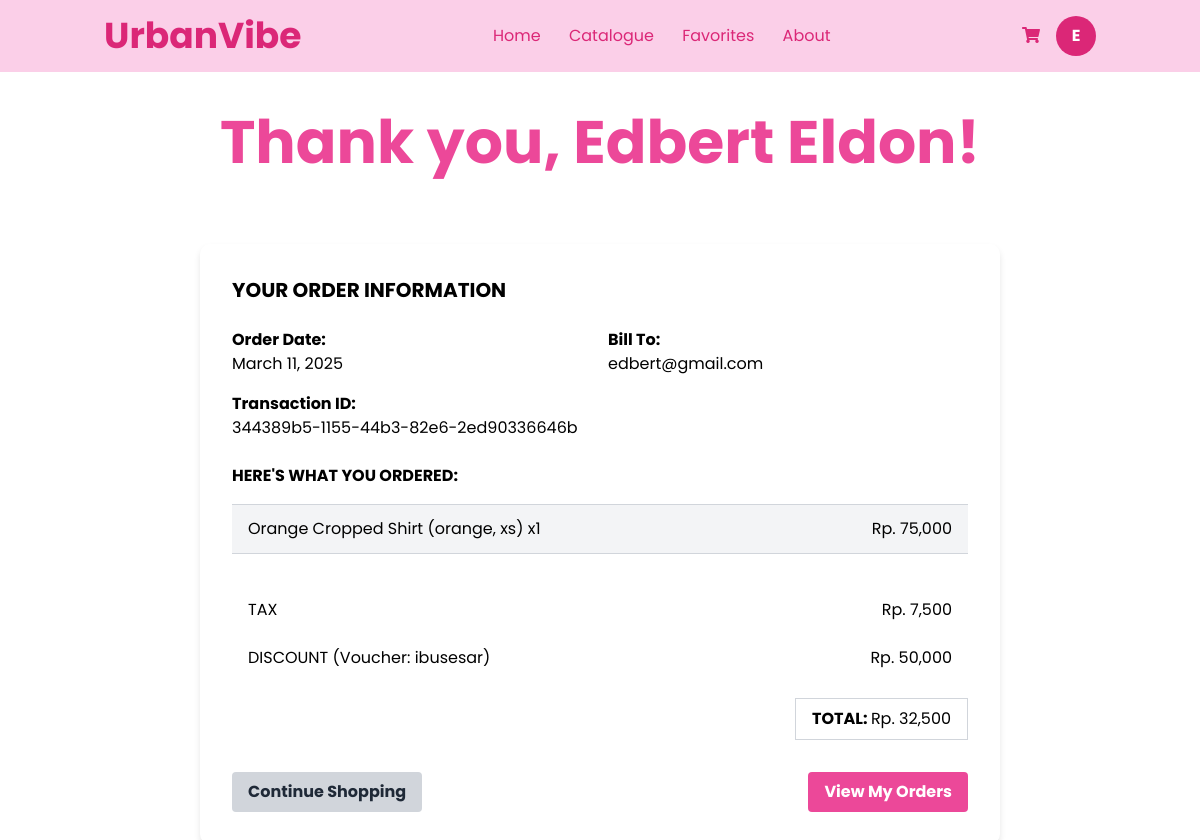
Screenshot of /invoice/ (signed in) with the database file from the repository.
### WebPage/models.py (models this page shows, shortened)
class CustomUser(AbstractBaseUser):
    email = models.EmailField(unique=True)
    USERNAME_FIELD = 'email'
    REQUIRED_FIELDS = []
    full_name = models.CharField(max_length=255)
    phone_number = models.CharField(max_length=15, blank=True, null=True)
    address = models.TextField(blank=True, null=True)
    objects = CustomUserManager()

class Order(models.Model):
    ORDER_STATUS = (
        ('pending', 'Pending'),
        ('processing', 'Processing'),
        ('completed', 'Completed'),
        ('cancelled', 'Cancelled'),
    )
    user = models.ForeignKey(settings.AUTH_USER_MODEL, on_delete=models.CASCADE, null=True, blank=True)
    date_ordered = models.DateTimeField(auto_now_add=True)
    complete = models.BooleanField(default=False)
    transaction_id = models.CharField(max_length=100, null=True, blank=True)
    status = models.CharField(max_length=20, choices=ORDER_STATUS, default='pending')
    voucher_code = models.CharField(max_length=20, null=True, blank=True)
    discount_amount = models.IntegerField(default=0)
    @property
    def get_cart_total(self):
        orderitems = self.orderitem_set.all()
        total = sum([item.get_total for item in orderitems])
        return total
    @property
    def get_final_total(self):
        total = self.get_cart_total
        tax = int(total * 0.10)  # 10% tax
        final_total = total + tax - self.discount_amount
        return final_total, tax

class OrderItem(models.Model):
    PRODUCT_TYPE_CHOICES = (
        ('fashion', 'Fashion'),
        ('beauty', 'Beauty'),
        ('accessories', 'Accessories'),
    )
    order = models.ForeignKey(Order, on_delete=models.CASCADE)
    product_type = models.CharField(max_length=20, choices=PRODUCT_TYPE_CHOICES)
    product_id = models.IntegerField()
    quantity = models.IntegerField(default=1)
    date_added = models.DateTimeField(auto_now_add=True)
    color = models.CharField(max_length=20, null=True, blank=True)
    size = models.CharField(max_length=10, null=True, blank=True)
    @property
    def get_product(self):
        try:
            if self.product_type == 'fashion':
                return Fashion.objects.get(product_id=self.product_id)
            elif self.product_type == 'beauty':
                return Beauty.objects.get(product_id=self.product_id)
            elif self.product_type == 'accessories':
                return Accessories.objects.get(product_id=self.product_id)
        except (Fashion.DoesNotExist, Beauty.DoesNotExist, Accessories.DoesNotExist):
            return None
        return None
    @property
    def get_total(self):
        product = self.get_product
        return product.price * self.quantity if product else 0

class Product(models.Model):
    product_id = models.AutoField(primary_key=True)
    name = models.CharField(max_length=255)
    description = models.TextField()
    price = models.PositiveIntegerField()
    stock = models.PositiveIntegerField()
    class Meta:
        abstract = True

class Fashion(Product):
    sub_category = models.CharField(max_length=20, choices=FashionSubCategory.choices)
    color = MultiSelectField(choices=COLOR_CHOICES, max_length=100)  # Allows multiple colors
    size = MultiSelectField(choices=SIZE_CHOICES, max_length=50)  # Allows multiple sizes
    fashion_type = models.CharField(max_length=15, null=True, blank=True, choices=FashionType.choices)

### WebPage/views.py (the view)
# urls.py: path('invoice/', views.invoice, name='invoice'),
def invoice(request):
    if request.user.is_authenticated:
        order = Order.objects.filter(
            user=request.user,
            complete=True
        ).order_by('-date_ordered').first()
        if order:
            items = order.orderitem_set.all()
            final_total, tax = order.get_final_total
            context = {
                'order': order,
                'items': items,
                'tax': tax,
                'total': final_total
            }
            return render(request, 'WebPage/invoice.html', context)
    return render(request, 'WebPage/invoice.html')

### templates/WebPage/invoice.html (shortened to what this page needs)
{% extends 'base.html' %}
{% load static %}
{% load humanize %}
{% block content %}
<!DOCTYPE html>
<html lang="en">
<head>
    <link rel="stylesheet" href="{% static 'assets/css/styles.css' %}">
    <script src="https://cdn.tailwindcss.com"></script>
    <link rel="stylesheet" href="https://cdnjs.cloudflare.com/ajax/libs/font-awesome/5.15.3/css/all.min.css"/>
</head>
<body data-authenticated="{% if user.is_authenticated %}true{% else %}false{% endif %}">
    <main class="min-h-screen">
        <div class="text-center py-10">
            <h1 class="text-6xl font-bold text-pink-500">Thank you{% if user.is_authenticated %}, {{ user.full_name|default:user.email }}{% endif %}!</h1>
        </div>
        <div class="order-container">
            <h2 class="text-xl font-bold mb-6">YOUR ORDER INFORMATION</h2>
            <div class="grid grid-cols-2 gap-4 mb-6">
                <div>
                    <p class="font-bold">Order Date:</p>
                    <p id="orderDate">
                        {% if order.date_ordered %}
                            {{ order.date_ordered|date:"F d, Y" }}
                        {% else %}
                            <span id="js-date">Loading date...</span>
                        {% endif %}
                    </p>
                </div>
                <div>
                    <p class="font-bold">Bill To:</p>
                    <p>{% if user.is_authenticated %}{{ user.email }}{% else %}<span id="js-email">Guest</span>{% endif %}</p>
                </div>
                {% if order.transaction_id %}
                <div>
                    <p class="font-bold">Transaction ID:</p>
                    <p>{{ order.transaction_id }}</p>
                </div>
                {% endif %}
            </div>
            <h3 class="font-bold mb-4">HERE'S WHAT YOU ORDERED:</h3>
            <div class="mb-4" id="orderItems">
                {% if items %}
                    {% for item in items %}
                        <div class="{% if forloop.first %}border-t{% endif %} border-b border-gray-300 py-3 flex justify-between items-center {% if forloop.first %}bg-gray-100{% endif %} px-4">
                            <p>
                                {{ item.get_product.name }}
                                {% if item.color or item.size %}
                                    ({% if item.color %}{{ item.color|lower }}{% endif %}{% if item.color and item.size %}, {% endif %}{% if item.size %}{{ item.size|lower }}{% endif %})
                                {% endif %}
                                x{{ item.quantity }}
                            </p>
                            <p>Rp. {{ item.get_total|floatformat:"0"|intcomma }}</p>
                        </div>
                    {% endfor %}
                    <div class="h-8"></div>
                    <div class="py-3 flex justify-between items-center px-4">
                        <p>TAX</p>
                        <p id="taxAmount">Rp. {{ tax|floatformat:"0"|intcomma }}</p>
                    </div>
                    {% if order.discount_amount > 0 %}
                    <div class="py-3 flex justify-between items-center px-4">
                        <p id="discountLabel">
                            DISCOUNT{% if order.voucher_code %} (Voucher: {{ order.voucher_code }}){% endif %}
                        </p>
                        <p id="discountAmount">Rp. {{ order.discount_amount|floatformat:"0"|intcomma }}</p>
                    </div>
                    {% endif %}
                {% else %}
                    <div id="client-items">
                    </div>
                {% endif %}
            </div>
            <div class="order-summary">
                <div class="border border-gray-300 inline-block px-4 py-2">
                    <p id="totalAmount">
                        <span class="font-bold">TOTAL: </span>
                        {% if total %}
                            Rp. {{ total|floatformat:"0"|intcomma }}
                        {% else %}
                            <span id="js-total">Calculating...</span>
                        {% endif %}
                    </p>
                </div>
            </div>
            <div class="mt-8 flex justify-between">
                <a href="{% url 'catalogue' %}" class="bg-gray-300 hover:bg-gray-400 text-gray-800 font-bold py-2 px-4 rounded">
                    Continue Shopping
                </a>
                {% if user.is_authenticated %}
                <a href="{% url 'profile' %}" class="bg-pink-500 hover:bg-pink-600 text-white font-bold py-2 px-4 rounded">
                    View My Orders
                </a>
                {% endif %}
            </div>
        </div>
    </main>
</body>
</html>
{% endblock %}

### templates/base.html (shortened to what this page needs)
{% load static %}
<!DOCTYPE html>
<html lang="en">
<head>
    <link rel="stylesheet" href="{% static 'assets/css/styles.css' %}">
    <script src="https://cdn.tailwindcss.com"></script>
    <link rel="stylesheet" href="https://cdnjs.cloudflare.com/ajax/libs/font-awesome/5.15.3/css/all.min.css"/>
</head>
<body>
    <header class="bg-pink-200 py-4">
        <div class="container mx-auto flex justify-between items-center px-4">
            <a class="text-4xl font-bold text-pink-600" href="{% url 'index' %}">
                UrbanVibe
            </a>
            <nav class="space-x-6">
                <a class="text-pink-600 hover:text-pink-800" href="{% url 'index' %}">Home</a>
                <a class="text-pink-600 hover:text-pink-800" href="{% url 'catalogue' %}">Catalogue</a>
                <a class="text-pink-600 hover:text-pink-800" href="{% url 'favorites' %}">Favorites</a>
                <a class="text-pink-600 hover:text-pink-800" href="{% url 'about_us' %}">About</a>
            </nav>
            <div class="flex items-center space-x-4">
                <a href="{% url 'shoppingcart' %}">
                    <i class="fas fa-shopping-cart text-pink-600"></i>
                </a>
                {% if user.is_authenticated %}
                    <a href="{% url 'profile' %}" class="w-10 h-10 rounded-full bg-pink-600 flex items-center justify-center text-white font-bold">
                        {{ user.full_name|slice:":1" }}
                    </a>
                {% else %}
                    <a href="{% url 'login' %}" class="bg-white text-pink-600 border border-pink-600 px-4 py-2 rounded-full hover:bg-pink-600 hover:text-white">
                        Get Started
                    </a>
                {% endif %}
            </div>
        </div>
    </header>
    <main class="min-h-screen mx-auto max-w-[1320px] px-4">
        {% block content %}
        {% endblock %}
    </main>
</body>
</html>

### static/assets/css/styles.css (style rules this page uses)
body { font-family: 'Poppins', sans-serif; margin: 0; padding: 0; background-color: #fff; }
header { display: flex; justify-content: space-between; align-items: center; padding: 15px 50px; background-color: #FEC8D8; color: #E91E63; }

### templates/WebPage/invoice.html (style rules this page uses)
.order-container { max-width: 800px; margin: 2rem auto; padding: 2rem; border-radius: 10px; box-shadow: 0 4px 6px rgba(0, 0, 0, 0.1); }
.order-summary { margin-top: 1rem; text-align: right; }

### rows the page displays
CustomUser: full_name "E", full_name "Edbert Eldon", email "edbert@gmail.com"
Order: date_ordered "March 11, 2025", transaction_id "344389b5-1155-44b3-82e6-2ed90336646b", voucher_code "ibusesar", discount_amount "50,000"
OrderItem: get_product.name "Orange Cropped Shirt", color "orange", size "xs", quantity "1", get_total "75,000"

### other values shown
{{ tax|floatformat:"0"|intcomma }} "7,500"
{{ total|floatformat:"0"|intcomma }} "32,500"
